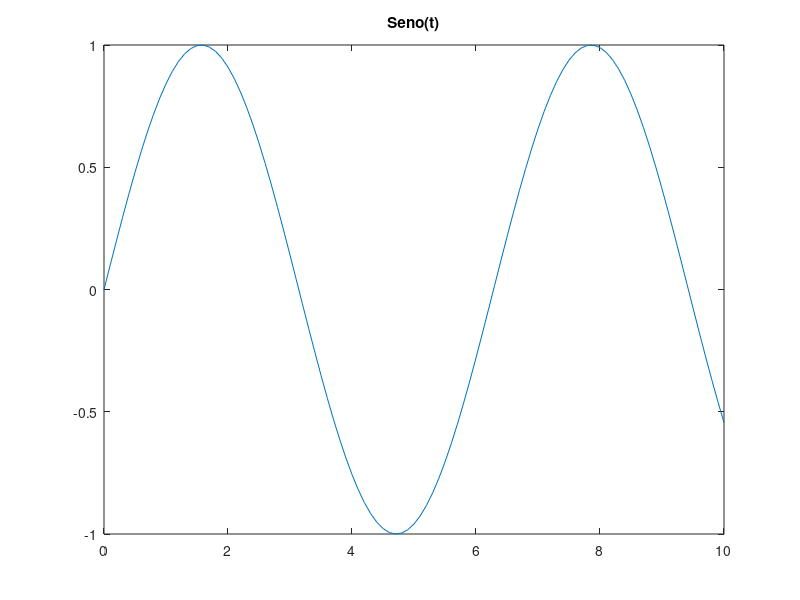

MATLAB code for this plot: (Note: this script raises an error after producing the figure.)
close all
clear all
clc

format compact

%% Exemplos:
x = randi(10);
y = 3;
w = x + 2*y

%% Cálculos:
% $\sin(\pi \Omega \omega^2)$
x = -30;
y = 3;
t = 0:0.1:10;
s = sin(t);
figure,
plot(t,s)
title('Seno(t)')

%% Controle de fluxo de dados: 
x = 0:8

mod(x,3)
mod(x,2)

%% if
x = randi([1 10]);
y = 3;
w = x + y;

if mod(w,2) == 0
    disp('É par')
end
if mod(w,2) ~= 0
    disp('É ímpar')
end

disp(['O valor de w é ' num2str(w)])

%% else
x = randi([1 10]);
y = 3;
w = x + y;

if mod(w,2) == 0
    disp('É par')
else
    disp('É ímpar')
end

disp(['O valor de w é ' num2str(w)])

%% elseif
x = randi([1 4]);

if x == 1
    disp('É um')
elseif x == 2
    disp('É dois')
elseif x == 3
    disp('É três')
else
    disp('É quatro')
end
disp(['O valor de x é ' num2str(x)])

x = 'a'
if x == 1
    disp('É um')
elseif x == 2
    disp('É dois')
elseif x == 3
    disp('É três')
else
    disp('É quatro')
end
disp(['O valor de x é ' num2str(x)])

x = 'a'
if x == 1
    disp('É um')
elseif x == 2
    disp('É dois')
elseif x == 'a'
    disp('É três')
else
    disp('É quatro')
end
disp(['O valor de x é ' num2str(x)])

x = 'a'
if x == 1
    disp('É um')
elseif x == 2
    disp('É dois')
elseif x == 97
    disp('É três')
else
    disp('É quatro')
end
disp(['O valor de x é ' num2str(x)])

x = 'Betão'
if x == 'Ramon'
    disp('É um')
elseif x == 2
    disp('É dois')
elseif x == 'Betão'
    disp('É três')
else
    disp('É quatro')
end
disp(['O valor de x é ' num2str(x)])

x = 'Betão'
if strcmp(x, 'Ramon')
    disp('É um')
elseif x == 2
    disp('É dois')
elseif strcmp(x, 'Betão')
    disp('É três')
else
    disp('É quatro')
end
disp(['O valor de x é ' num2str(x)])

%% A sentença switch
n = input('Entre com um número: ');
switch n
    case -1
        disp('um negativo')
    case 0
        disp('zero')
    case 1
        disp('um positivo')
    otherwise
        disp('outro valor')
end

%%
x = [12 64 24];
plottype = input('Entre com o tipo de gráfico: ', 's');

switch plottype
    case 'bar' 
        bar(x)
        title('Bar Graph')
    case {'pie','pie3'}
        pie3(x)
        title('Pie Chart')
    otherwise
        warning('Unexpected plot type. No plot created.')
end
